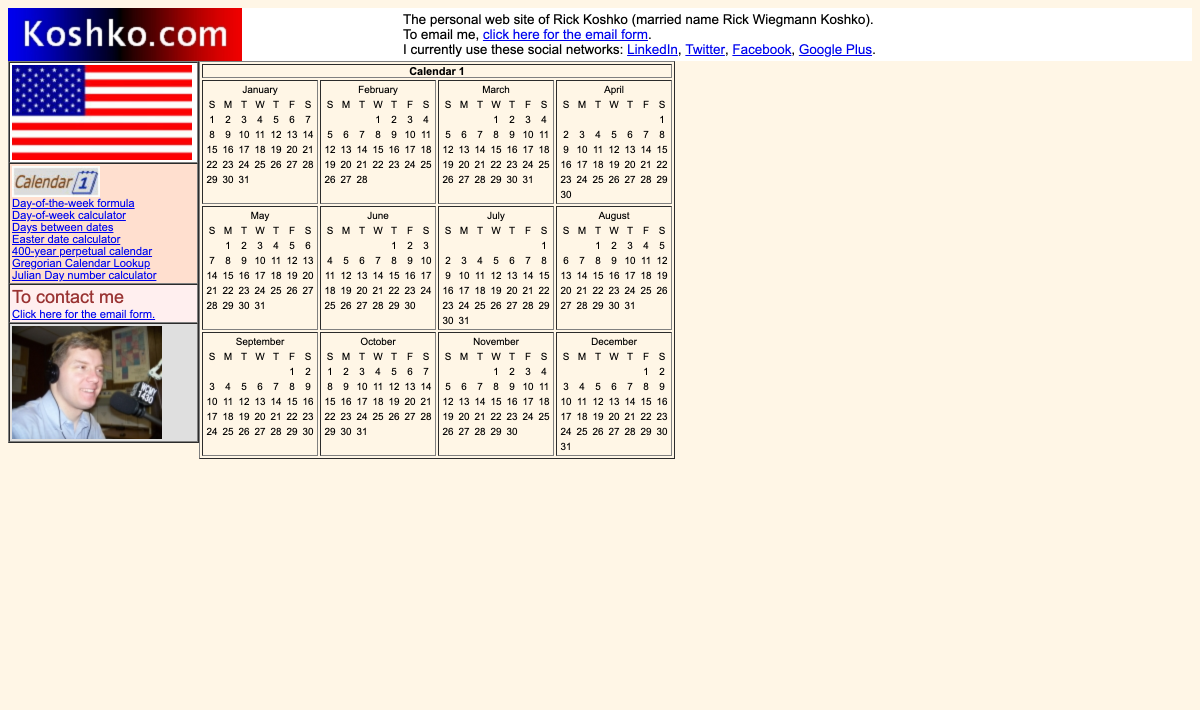
#> input picture imageManipulation/Pillow/Calendar/img/Calendar1.png, 2400 x 1420 px (shown at 1/2 size); its folder holds 4 pictures in this run
$ python main.py
#> lines starting #> are read from the running program, lines starting #| are printed output that depends on the picture
from PIL import Image
import os


def crop(image_path, coords, saved_location):
    """
    @param image_path: The path to the image to edit
    @param coords: A tuple of x/y coordinates (x1, y1, x2, y2)
    @param saved_location: Path to save the cropped image
    """
#> called with image_path = 'img/Calendar1.png', coords = (398, 155, 1350, 915), saved_location = 'output/Calendar1.png'
    image_obj = Image.open(image_path)
#> image_obj is the input picture: PIL image 2400x1420 RGBA; mean R, G, B, A 240.3, 229.1, 218.4, 255
    cropped_image = image_obj.crop(coords)
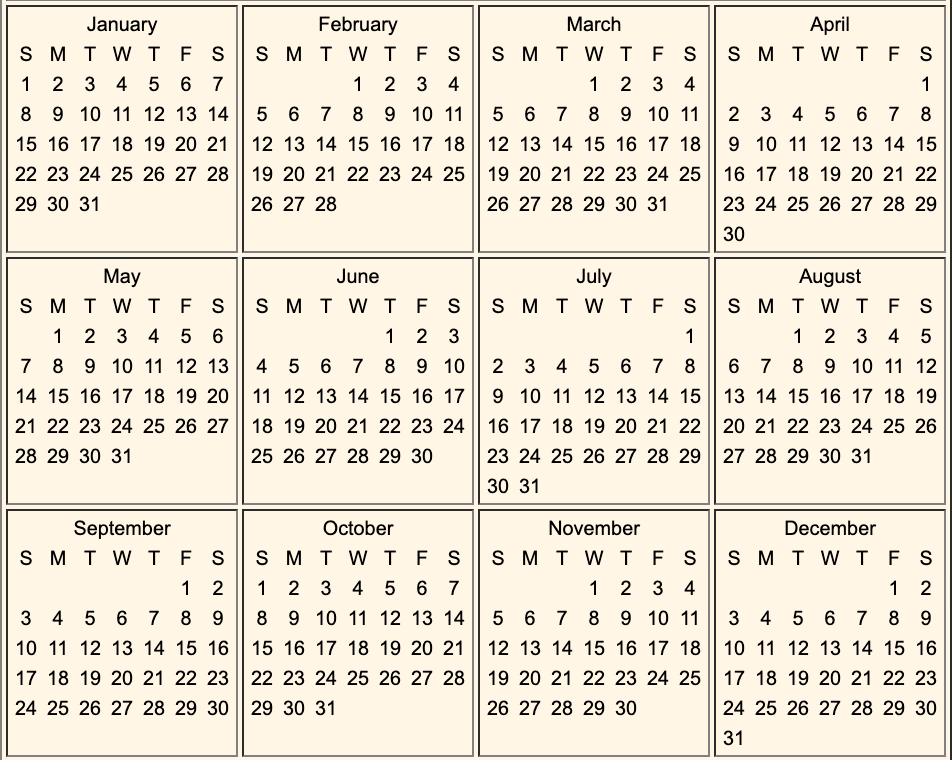
#> cropped_image: PIL image 952x760 RGBA; mean R, G, B, A 233.2, 225.1, 210.6, 255
    cropped_image.save(saved_location)
    cropped_image.show()


arr = os.listdir('img/')

for path in arr:
  crop('img/'+path, (398, 155, 398 + 952, 155 + 760), 'output/'+path)
#> pass 2 of the loop `for path in arr:`:
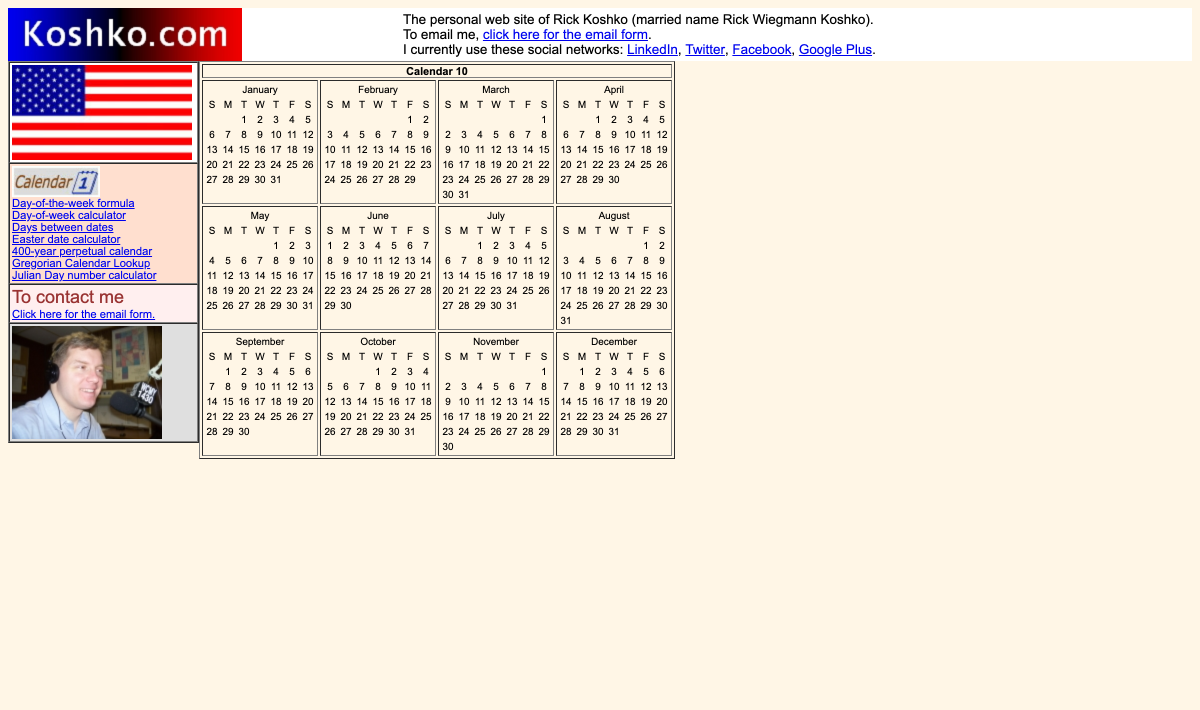
#> input picture imageManipulation/Pillow/Calendar/img/Calendar10.png, 2400 x 1420 px (shown at 1/2 size)
#> in crop, image_obj is the input picture: PIL image 2400x1420 RGBA; mean R, G, B, A 240.3, 229.1, 218.4, 255
#> in crop (call 2), `cropped_image = image_obj.crop(coords)`:
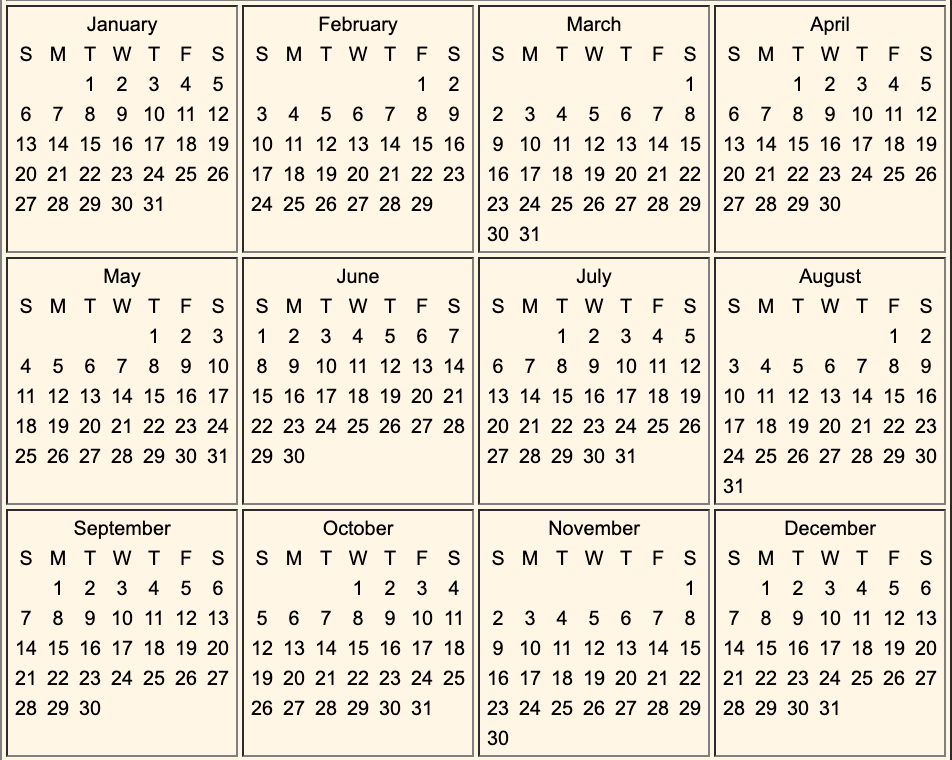
#> cropped_image: PIL image 952x760 RGBA; mean R, G, B, A 233.1, 225, 210.6, 255
#> pass 3 of the loop `for path in arr:`:
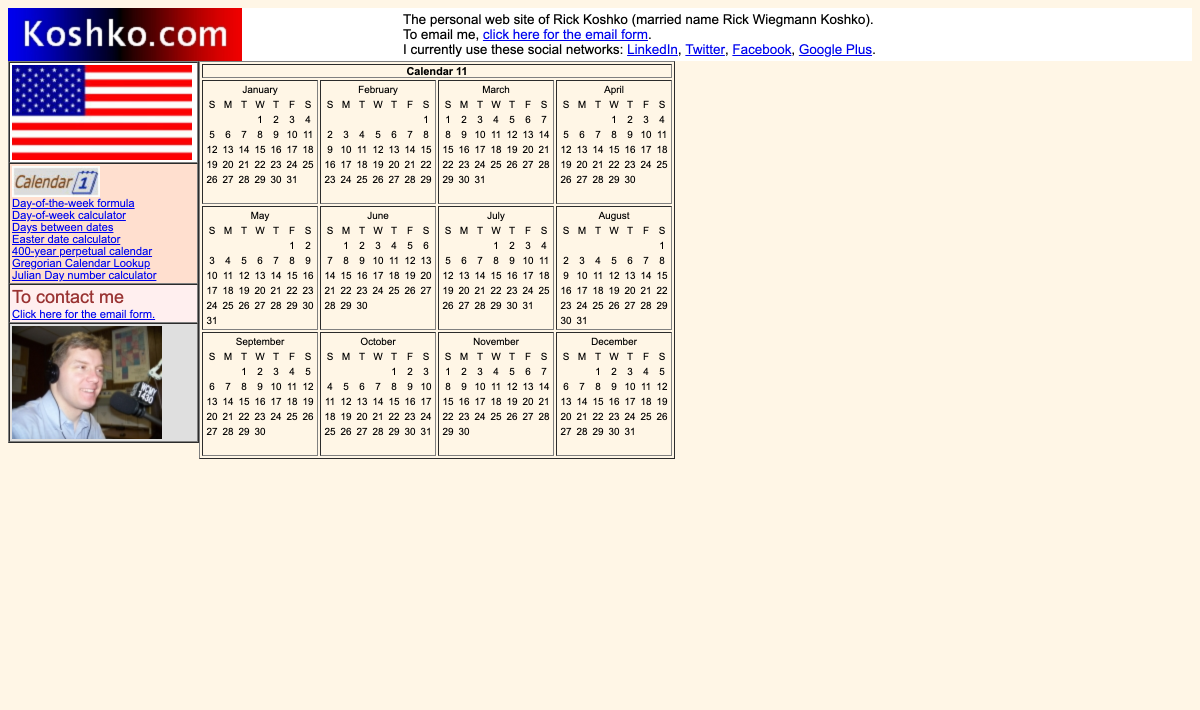
#> input picture imageManipulation/Pillow/Calendar/img/Calendar11.png, 2400 x 1420 px (shown at 1/2 size)
#> in crop, image_obj is the input picture: PIL image 2400x1420 RGBA; mean R, G, B, A 240.3, 229.1, 218.4, 255
#> in crop (call 3), `cropped_image = image_obj.crop(coords)`:
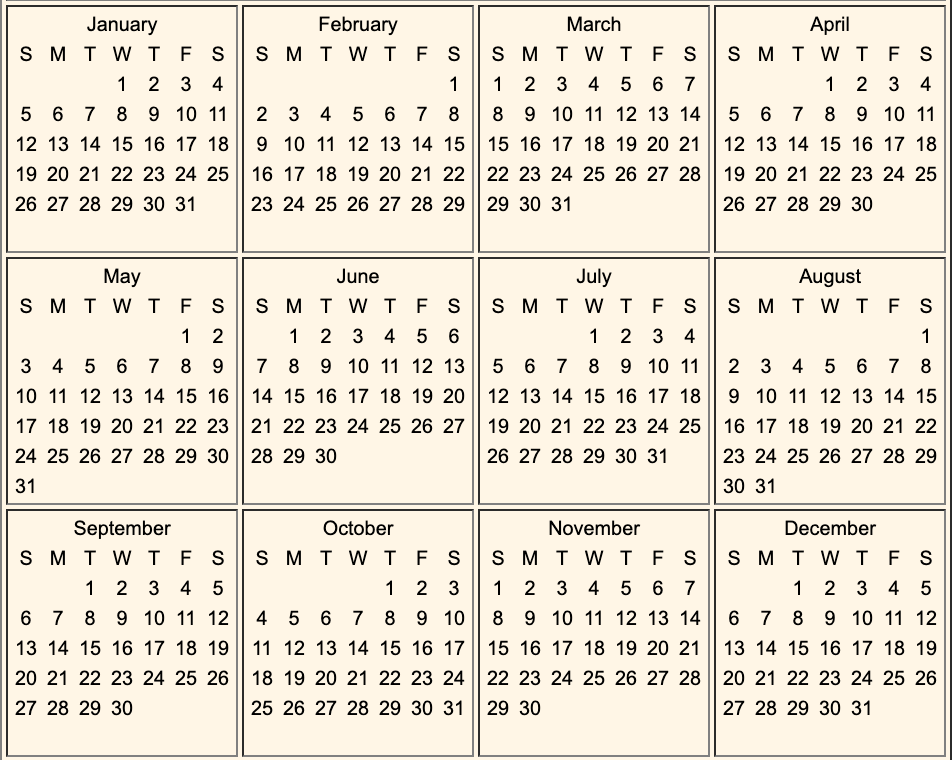
#> cropped_image: PIL image 952x760 RGBA; mean R, G, B, A 233.1, 225, 210.6, 255
#> the loop made 4 passes; the first 3 are shown

# crop('img/Calendar1.png', (398, 155, 398 + 952, 155 + 760), 'crop.png')
